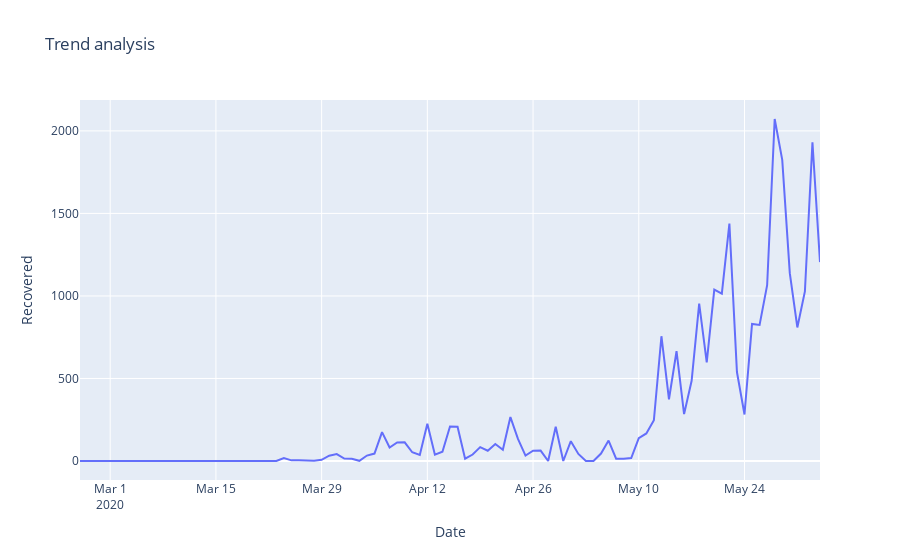

Notebook code cell kept with this figure:
### Markdown cell above
### Trend Analysis using Plotly

### Code cell
fig = px.line(datewise_add, x=datewise_add.index, y=datewise_add['Recovered'], title="Trend analysis") 
fig.show()
